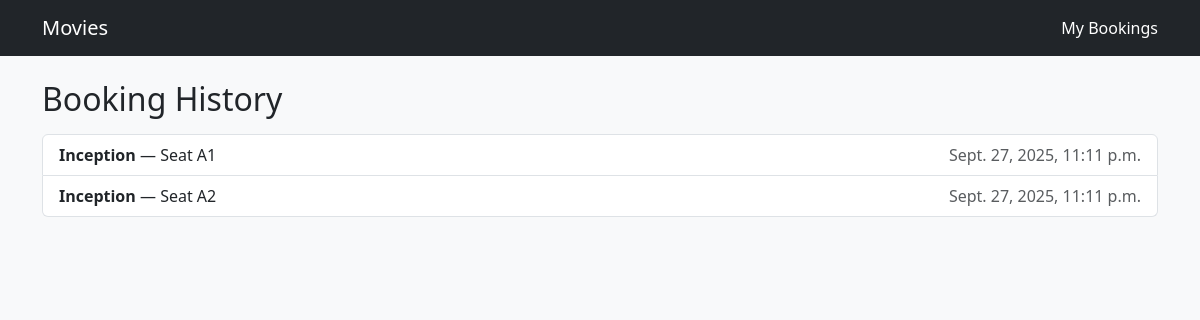
/bookings/history/, run on an earlier commit of the app's database.
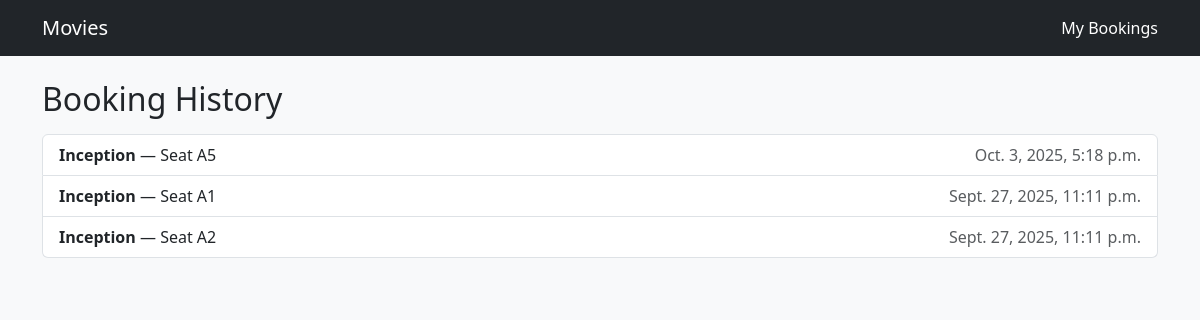
And on a later commit of the database.
### bookings/models.py (models this page shows, shortened)
class Booking(models.Model):
    movie = models.ForeignKey(Movie, on_delete=models.CASCADE, related_name="bookings")
    seat = models.ForeignKey(Seat, on_delete=models.PROTECT, related_name="bookings")
    booking_date = models.DateTimeField(auto_now_add=True)
    class Meta:
        constraints = [
            models.UniqueConstraint(fields=["movie", "seat"], name="unique_seat_per_movie")
        ]

class Movie(models.Model):
    title = models.CharField(max_length=200)
    description = models.TextField(blank=True)
    release_date = models.DateField()
    duration = models.PositiveIntegerField(help_text="Duration in minutes")

class Seat(models.Model):
    class Status(models.TextChoices):
        AVAILABLE = "available", "Available"
        BOOKED = "booked", "Booked"
        MAINTENANCE = "maintenance", "Maintenance"
    seat_number = models.CharField(max_length=10, unique=True)
    booking_status = models.CharField(
        max_length=12,
        choices=Status.choices,
        default=Status.AVAILABLE,
    )

### bookings/web_views.py (the view)
# urls.py: path("bookings/history/", web_views.booking_history, name="booking_history"),
def booking_history(request):
    bookings = (
        Booking.objects
        .select_related("movie", "seat")
        .order_by("-booking_date")
    )
    return render(request, "bookings/booking_history.html", {"bookings": bookings})

### bookings/templates/bookings/booking_history.html (shortened to what this page needs)
{% extends "bookings/base.html" %}
{% block content %}
<h2 class="mb-3">Booking History</h2>
<ul class="list-group">
  {% for b in bookings %}
    <li class="list-group-item d-flex justify-content-between">
      <span><strong>{{ b.movie.title }}</strong> — Seat {{ b.seat.seat_number }}</span>
      <span class="text-muted">{{ b.booking_date }}</span>
    </li>
  {% empty %}
    <li class="list-group-item">No bookings yet.</li>
  {% endfor %}
</ul>
{% endblock %}

What changed in the data, as far as the page shows it:
added Booking: movie "Inception", seat.seat_number "A5", booking_date "Oct. 3, 2025, 5:18 p.m."
